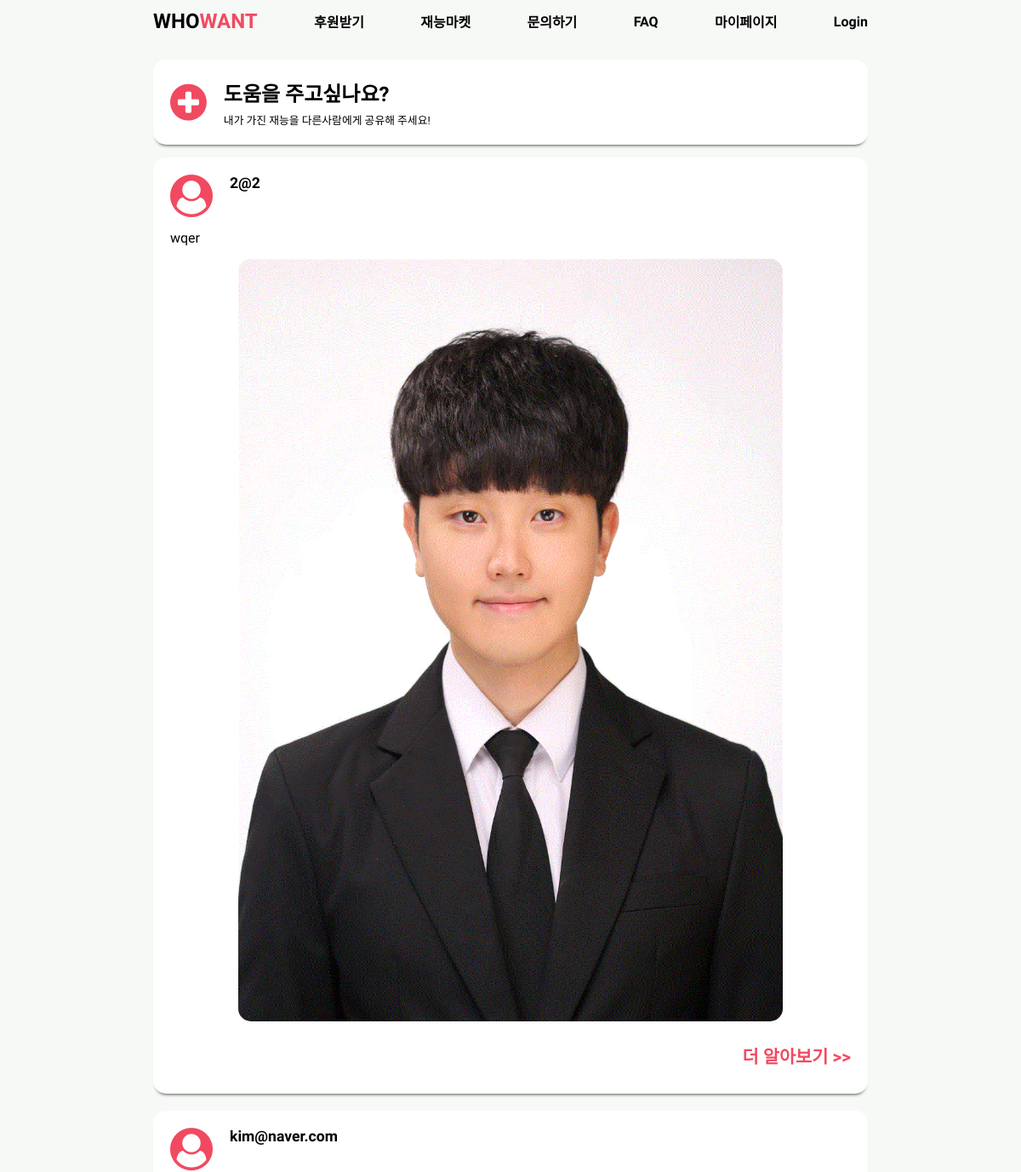
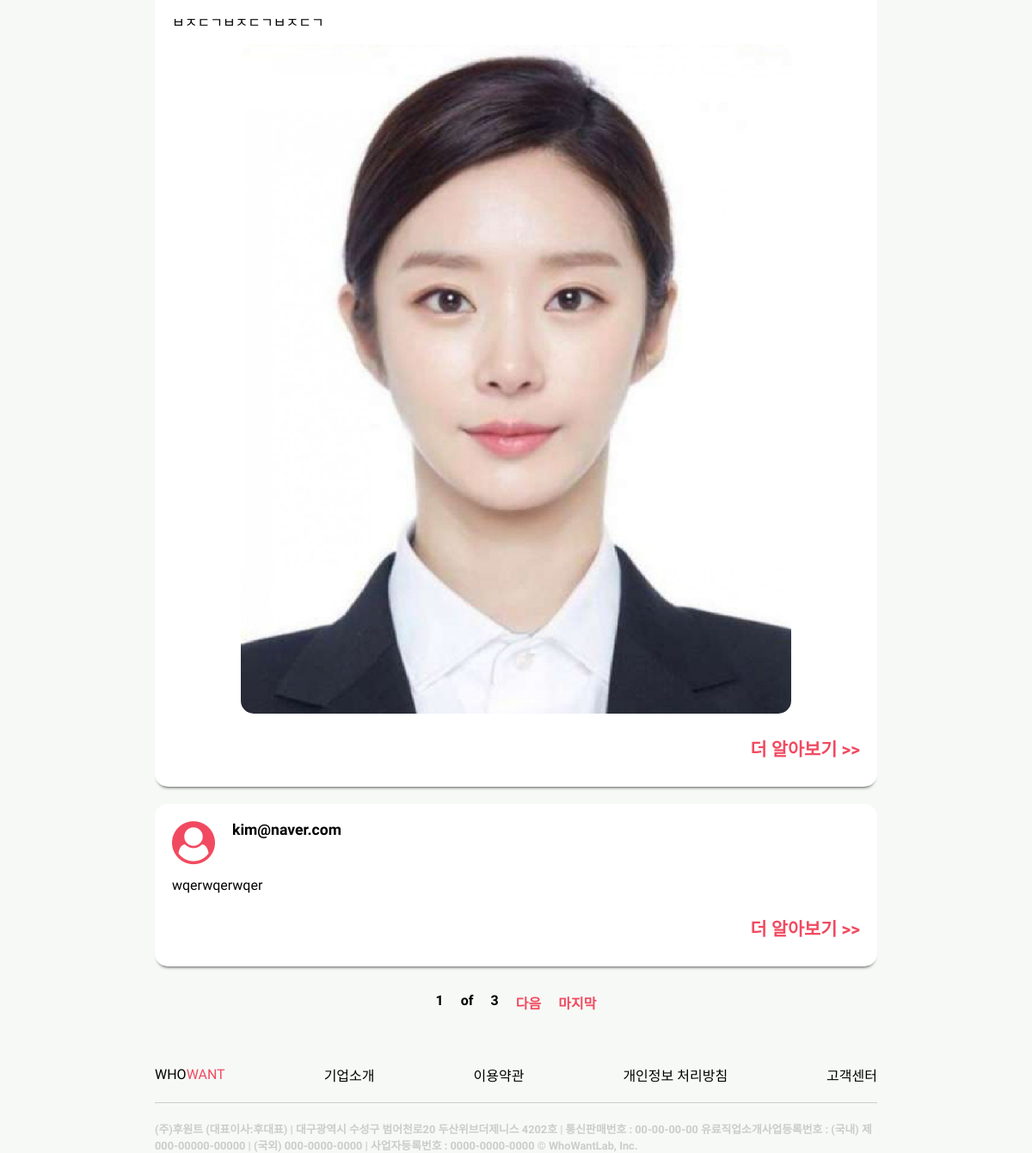
/market/, run on the app's committed database (2 pictures, top to bottom).
### market/models.py (models this page shows, shortened)
class MarketPost(models.Model):
    title = models.CharField(max_length=100)
    writer = models.ForeignKey(CustomUser, on_delete=models.CASCADE, related_name='user')
    post_time = models.DateTimeField(auto_now_add=True, verbose_name="등록 시간")
    body = models.CharField(max_length=500)
    thumbnail = models.ImageField(verbose_name='썸네일', upload_to='market/', null=True)
    @property
    def created_string(self):
        time = datetime.now(tz=timezone.utc) - self.post_time
        if time < timedelta(minutes=1):
            return '방금 전'
        elif time < timedelta(hours=1):
            return str(int(time.seconds / 60)) + '분 전'
        elif time < timedelta(days= 1):
            return str(int(time.seconds / 3600)) + '시간 전'
        elif time < timedelta(days= 7):
            time = datetime.now(tz=timezone.utc).date() - self.post_time.date()
            return str(time.days) + '일 전'
        else:
            return False

### user_info/models.py (models this page shows)
class CustomUser(AbstractUser):
    username = None
    email = models.EmailField(_('email address'), unique=True)
    USERNAME_FIELD = 'email'
    REQUIRED_FIELDS = []
    objects = CustomUserManager()
    def __str__(self):
        return self.email

### market/views.py (the view)
# urls.py: path('', views.market_view, name='market_view'),
def market_view(request):
    post = MarketPost.objects.all().order_by('-id')
    paginator = Paginator(post, 3)
    page = request.GET.get('page')
    post = paginator.get_page(page)
    return render(request, 'market.html', {'posts':post})

### market/templates/market.html (shortened to what this page needs)
<!doctype html>
{% load static %}
<html lang="kor">
<head>
    <link rel="stylesheet" type="text/css" href="{% static 'market.css' %}">
    <link rel="stylesheet" href="https://maxcdn.bootstrapcdn.com/font-awesome/4.7.0/css/font-awesome.min.css">
</head>
<body>
<div class="header">
    <ul>
        <li><a href="{% url 'user_info:home' %}" class="logo">WHO<span>WANT</span></a></li>
        <li><a href="{% url 'list:helpWrite' %}" class="navItem">후원받기</a></li>
        <li><a href="{% url 'market:market_view' %}" class="navItem">재능마켓</a></li>
        <li><a href="{% url 'inquiry:CS' %}" class="navItem">문의하기</a></li>
        <li><a href="{% url 'inquiry:FAQ' %}" class="navItem">FAQ</a></li>
        <li><a href="{% url 'user_info:mypage' %}" class="navItem">마이페이지</a></li>
        {% if not user.is_authenticated %}
            <li><a href="{% url 'user_info:login_view' %} " class="navItem">Login</a></li>
        {% else %}
            <li><a href="{% url 'user_info:logout_view' %}" class="navItem">Logout</a></li>
        {% endif %}
    </ul>
</div>
<div class="contentBox">
    <div class="makeDonate">
        <i class="fa fa-plus-circle" aria-hidden="true"></i>
        <div class="verticalTextBox">
            <h2>도움을 주고싶나요?</h2>
            <h3>내가 가진 재능을 다른사람에게 공유해 주세요!</h3>
        </div>
    </div>
    {% for post in posts %}
        <div class="content">
            <div class="title">
                <i class="fa fa-user-circle" aria-hidden="true"></i>
                <div class="titleTextBox">
                    <h2 class="userName">{{ post.writer }}</h2>
                </div>
            </div>
            <h2 class="contents">{{ post.body }}</h2>
            {% if post.thumbnail %}
                <div class="imgBox">
                    <img class="contentImg" src="{{ post.thumbnail.url }}">
                </div>
            {% endif %}
            <div class="btnBox">
                <button type="button" onclick="location.href='{% url 'market:market_Detail' post.id %}'">더 알아보기 >>
                </button>
            </div>
        </div>
    {% endfor %}
    <div class="pager">
        <div class="pagerBox">
            <span>{{ posts.number }}</span>
            <span>of</span>
            <span>{{ posts.paginator.num_pages }}</span>
            {% if posts.has_next %}
                <a href="?page={{ posts.next_page_number }}">다음</a>
                <a href="?page={{ posts.paginator.num_pages }}">마지막</a>
            {% endif %}
        </div>
    </div>
</div>
<div class="footer">
    <ul>
        <li><a href="#" class="logo">WHO<span>WANT</span></a></li>
        <li><a href="#" class="navItem">기업소개</a></li>
        <li><a href="#" class="navItem">이용약관</a></li>
        <li><a href="#" class="navItem">개인정보 처리방침</a></li>
        <li><a href="#" class="navItem">고객센터</a></li>
    </ul>
    <span class="line"></span>
    <h2>(주)후원트 (대표이사:후대표) | 대구광역시 수성구 범어천로20 두산위브더제니스 4202호 | 통신판매번호 : 00-00-00-00
        유료직업소개사업등록번호 : (국내) 제000-00000-00000 | (국외) 000-0000-0000 | 사업자등록번호 : 0000-0000-0000
        © WhoWantLab, Inc.</h2>
</div>
</body>
</html>

### static/market.css (style rules this page uses)
* { padding: 0; margin: 0; box-sizing: border-box; font-family: 'Nanum Gothic', sans-serif; }
body { display: flex; flex-direction: column; align-items: center; min-height: 100vh; width: 100vw; overflow-x: hidden; background: #f6f9f6; }
.header { width: 70vw; height: 50px; margin-bottom: 20px; }
.header ul { width: 100%; height: 100%; list-style: none; display: flex; justify-content: space-between; align-items: center; }
.header ul li a { text-decoration: none; color: black; }
.header .logo { font-size: 1.5em; font-weight: 800; }
.header ul li a span { color: #f14a60; }
.header .navItem { font-size: 1em; font-weight: 700; }
.contentBox { width: 70vw; min-height: 100vh; margin-bottom: 50px; }
.contentBox .makeDonate { width: 100%; height: 100px; display: flex; flex-direction: row; padding: 20px; background: white; border-radius: 15px; align-items: center; box-shadow: 0 4px 4px -4px black; margin-bottom: 15px; }
.contentBox .makeDonate i { font-size: 50px; color: #f14a60; margin: 0 20px 0 0; }
.contentBox .makeDonate .verticalTextBox { display: flex; flex-direction: column; }
.contentBox .makeDonate .verticalTextBox h2 { font-size: 1.5em; font-weight: 800; margin-bottom: 5px; }
.contentBox .makeDonate .verticalTextBox h3 { font-size: 0.8em; font-weight: 400; }
.contentBox .content { width: 100%; display: flex; flex-direction: column; padding: 20px; background: white; border-radius: 15px; box-shadow: 0 4px 4px -4px black; margin-bottom: 20px; }
.contentBox .content .title { display: flex; flex-direction: row; margin-bottom: 15px; }
.contentBox .content .title i { font-size: 50px; color: #f14a60; margin: 0 20px 0 0; }
.contentBox .content .titleTextBox { display: flex; flex-direction: column; }
.contentBox .content .titleTextBox .userName { font-size: 1.1em; font-weight: 700; margin-bottom: 5px; }
.contentBox .content .contents { font-size: 1em; font-weight: 400; margin-bottom: 15px; }
.contentBox .content .imgBox { width: 100%; display: flex; justify-content: center; margin-bottom: 15px; }
.contentBox .content img { width: 80%; border-radius: 15px; }
.contentBox .content .btnBox { width: 100%; display: flex; justify-content: flex-end; }
.contentBox .content .btnBox button { height: 50px; background: white; border-radius: 15px; border: none; color: #f14a60; font-size: 1.3em; font-weight: 800; }
.pager { width: 100%; display: flex; justify-content: center; }
.pager .pagerBox { width: 40%; display: flex; justify-content: center; }
.pager .pagerBox a, .pager .pagerBox span { margin: 10px; }
.pager .pagerBox a { text-decoration: none; }
.pager .pagerBox { color: black; font-size: 1em; font-weight: 700; }
.pager .pagerBox a { color: #f14a60; font-size: 1em; font-weight: 700; }
.footer { width: 70vw; height: 100px; }
.footer .line { display: block; width: 100%; border-top: 1px solid #ccc; margin: 20px 0 20px 0; }
.footer ul { width: 100%; list-style: none; display: flex; justify-content: space-between; align-items: center; }
.footer ul li a { text-decoration: none; color: black; }
.footer .logo { font-size: 1em; font-weight: 400; }
.footer ul li a span { color: #f14a60; }
.footer .navItem { font-size: 1em; font-weight: 400; }
.footer h2 { color: #cccccc; font-size: 0.8em; font-width: 400; }

### data on the page
MarketPost: writer "2@2", body "wqer", thumbnail (picture)
MarketPost: writer "kim@naver.com", body "ㅂㅈㄷㄱㅂㅈㄷㄱㅂㅈㄷㄱ", thumbnail (picture)
MarketPost: writer "kim@naver.com", body "wqerwqerwqer"

### other printed values
{{ posts.number }} "1"
{{ posts.paginator.num_pages }} "3"
